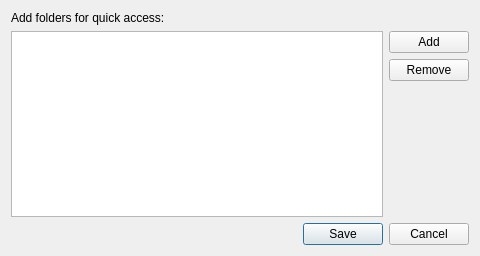
<?xml version="1.0" encoding="UTF-8"?>
<ui version="4.0">
 <class>libraryDialog</class>
 <widget class="QDialog" name="libraryDialog">
  <property name="geometry">
   <rect>
    <x>0</x>
    <y>0</y>
    <width>480</width>
    <height>256</height>
   </rect>
  </property>
  <property name="windowTitle">
   <string>Media library</string>
  </property>
  <layout class="QGridLayout" name="gridLayout">
   <item row="0" column="0">
    <widget class="QLabel" name="label">
     <property name="text">
      <string>Add folders for quick access:</string>
     </property>
    </widget>
   </item>
   <item row="1" column="0">
    <widget class="QListWidget" name="folderList"/>
   </item>
   <item row="1" column="1">
    <layout class="QVBoxLayout" name="verticalLayout">
     <item>
      <widget class="QPushButton" name="addBtn">
       <property name="text">
        <string>Add</string>
       </property>
      </widget>
     </item>
     <item>
      <widget class="QPushButton" name="removeBtn">
       <property name="text">
        <string>Remove</string>
       </property>
      </widget>
     </item>
     <item>
      <spacer name="verticalSpacer">
       <property name="orientation">
        <enum>Qt::Vertical</enum>
       </property>
       <property name="sizeHint" stdset="0">
        <size>
         <width>20</width>
         <height>40</height>
        </size>
       </property>
      </spacer>
     </item>
    </layout>
   </item>
   <item row="2" column="0" colspan="2">
    <widget class="QDialogButtonBox" name="buttonBox">
     <property name="orientation">
      <enum>Qt::Horizontal</enum>
     </property>
     <property name="standardButtons">
      <set>QDialogButtonBox::Cancel|QDialogButtonBox::Save</set>
     </property>
    </widget>
   </item>
  </layout>
 </widget>
 <resources/>
 <connections>
  <connection>
   <sender>buttonBox</sender>
   <signal>accepted()</signal>
   <receiver>libraryDialog</receiver>
   <slot>accept()</slot>
   <hints>
    <hint type="sourcelabel">
     <x>248</x>
     <y>254</y>
    </hint>
    <hint type="destinationlabel">
     <x>157</x>
     <y>274</y>
    </hint>
   </hints>
  </connection>
  <connection>
   <sender>buttonBox</sender>
   <signal>rejected()</signal>
   <receiver>libraryDialog</receiver>
   <slot>reject()</slot>
   <hints>
    <hint type="sourcelabel">
     <x>316</x>
     <y>260</y>
    </hint>
    <hint type="destinationlabel">
     <x>286</x>
     <y>274</y>
    </hint>
   </hints>
  </connection>
 </connections>
</ui>
